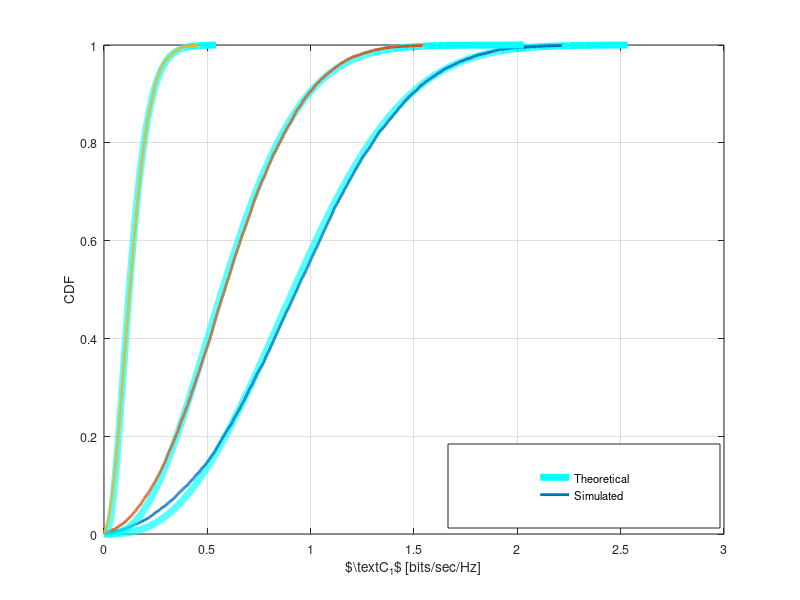

Here is the MATLAB script that generated this plot: (Note: this script raises an error after producing the figure.)
%% This matlab script validates analytical expression for pdf C_0 charterized using
%% Gamma approximation for different value of SNR_sp2

clear all;
close all;

analysis = 0;                                           % Enable it for performing a complete new analysis
                                                        % otherwise a mat file is read 

if analysis
        M = 1e4;                                                % Number of realizations
        snr_s = 10.^([0]/10);                                   % received snr for the channel g_s  
        snr_p2 = 10.^([-10 0 10]/10);                           % snr for the channel g_p2  
        K = 1000;                                               % Number of samples used for energy detection 
        noise_power = 10^(-100/10);                             % Noise power at SR 
        E_s = 1;                                                % Pilot Energy 
        N_s = 10;                                               % Number of Pilot Symobols 
        sigma_est_error = noise_power/N_s;                      % Variance of the Estimation error for h_s 
        dof_s = 1;                                              % Degree of freedom = 1
        g_s_hat = zeros(1,M);                                   % Estimated power gain for the channel g_s        
        snr_p_ = zeros(1,M);                                    % snr_p_prime = 1 + snr_p  
        CDF_C1_sim = zeros(length(snr_s), length(snr_p2), M);   % Buffer to store the simulated CDF values 
        CDF_C1_ana = zeros(length(snr_s),length(snr_p2), M);    % Buffer to store the analytic CDF values 
       
        C1_pts = zeros(length(snr_s),length(snr_p2), M);         % Buffer to store the C1 points for the distribution function
        
        for k = 1:length(snr_s)
            for l = 1:length(snr_p2)
                %% Simulation
                %% g_hat_s is supposed to be non-central chi squared distributed with degree of freedom = 1 
                g_s = snr_s(k) * noise_power;        % Power gain for the channel g_s    
                tran_snr_ST = snr_s(k) / g_s;        % Transmitted SNR = Transmitted power at PT/Noise at SR  = received SNR / g_s            
                for i=1:M
                    g_s_hat(i) = sum(normrnd(sqrt(g_s), sqrt(sigma_est_error), 1, dof_s).^2);
                    snr_p_(i) = mean((sqrt(snr_p2(l)) * ones(1, K)...
                    + random('norm', 0, 1, 1, K)).^2);
                end

                %% density of the SNR_s
                lambda_s = dof_s *  g_s / sigma_est_error;
                snr_s_hat = tran_snr_ST * (g_s_hat);                
                mean_ana_s = sigma_est_error * tran_snr_ST * (dof_s + lambda_s);
                var_ana_s = (sigma_est_error)^2 * tran_snr_ST^2 * (2 * dof_s + 4 * lambda_s);
                mean_sim_s = mean(snr_s_hat);
                var_sim_s = var(snr_s_hat);        

                %% Gammma Approximation 
                b_gamma_s = var_ana_s/mean_ana_s;
                a_gamma_s = mean_ana_s/b_gamma_s;


                %% density for SNR_p_
                mean_ana_p_ = ( 1  + snr_p2(l));
                var_ana_p_ = 1/K * ( 2  + 4 * snr_p2(l));
                mean_sim_p_ = mean(snr_p_);
                var_sim_p_ = var(snr_p_);    

                b_gamma_p_ = var_ana_p_/mean_ana_p_;
                a_gamma_p_ = mean_ana_p_/b_gamma_p_;    

                %% CDF of Capacity C_1 = log2(1 + SNR_s)         

                C_1 = log2(1  + snr_s_hat./snr_p_);
                [CDF_C1_temp, C1_pts(k,l,:),~,~,eid] = cdfcalc(C_1);
                CDF_C1_sim(k,l,:) = CDF_C1_temp(1:M);

                for j=1:M
                    func_C1 = @(t) log(2) * exp(log(2.^t)  + (a_gamma_s - 1) .* log(2.^t - 1)...
                    - (a_gamma_s + a_gamma_p_) * log(1/b_gamma_p_ + (2.^t - 1)/b_gamma_s)...
                    + gammaln(a_gamma_p_ + a_gamma_s) - gammaln(a_gamma_p_) - gammaln(a_gamma_s)...
                    - a_gamma_p_ * log(b_gamma_p_) - a_gamma_s * log(b_gamma_s));
                    CDF_C1_ana(k,l,j) = integral(func_C1, 0, C1_pts(k,l,j));
                end
            end
        end        
        save('results_CDF_C1_diff_SNR_p2_SNR_s_00.mat');
end
load('results_CDF_C1_diff_SNR_p2_SNR_s_00.mat')
        
% Plotting Curves
figure(1);
diff = 10;
sim = 1:diff:M;

k = 1; 
plot(reshape(C1_pts(1, k, :), 1, M), reshape(CDF_C1_ana(1, k, :),1, M), 'c-', 'Linewidth',5);
hold on,
plot(reshape(C1_pts(1, k, sim), 1, length(sim)), reshape(CDF_C1_sim(1, k, sim), 1, length(sim)),...
    '-', 'Linewidth', 2);

k = 2;
hold on,
plot(reshape(C1_pts(1, k, :), 1, M), reshape(CDF_C1_ana(1, k, :),1, M), 'c-', 'Linewidth',5);
hold on,
plot(reshape(C1_pts(1, k, sim), 1, length(sim)), reshape(CDF_C1_sim(1, k, sim), 1, length(sim)),...
    '-', 'Linewidth', 2);

k = 3;
hold on,
plot(reshape(C1_pts(1, k, :), 1, M), reshape(CDF_C1_ana(1, k, :),1, M), 'c-', 'Linewidth',5);
hold on,
plot(reshape(C1_pts(1, k, sim), 1, length(sim)), reshape(CDF_C1_sim(1, k, sim), 1, length(sim)),...
    '-', 'Linewidth', 2);


Fontsize = 9;
grid on;
xlabel('$\text{C}_1$ [bits/sec/Hz]','FontSize',Fontsize);
ylabel('CDF','FontSize',Fontsize);
hl = legend('Theoretical', 'Simulated');
set(hl, 'position',[0.56 0.12 0.34 0.14]);
set(gca,'FontSize',Fontsize);
laprint(1, '../figures/fig_CDF_C1_diff_SNR_p2_SNR_s_00', 'options', 'factory', 'width', 8, 'scalefonts',...
    'on', 'factor',0.5, 'keepfontprops', 'on');        
